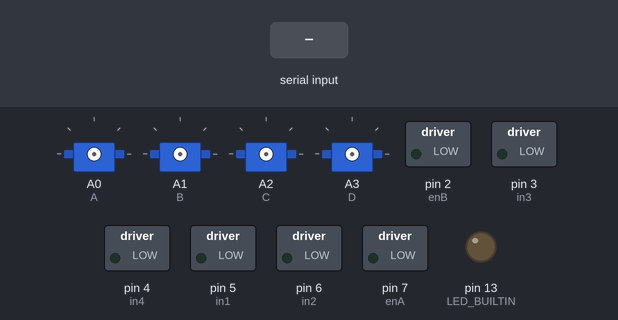
Recording of a sketch running on a simulated Arduino Uno, built with avr-gcc and run on an emulated ATmega328P. Parts: 4 × servo, switched loads named in the sketch (green lamp = pin HIGH), output pins drawn as LEDs (lit = HIGH). The inputs (shaded band) are chosen by the test bench.

Above: at 1.2 s.
1.3 s: "90,45,200,10,150,30\n" received over Serial
At 4.1 s:
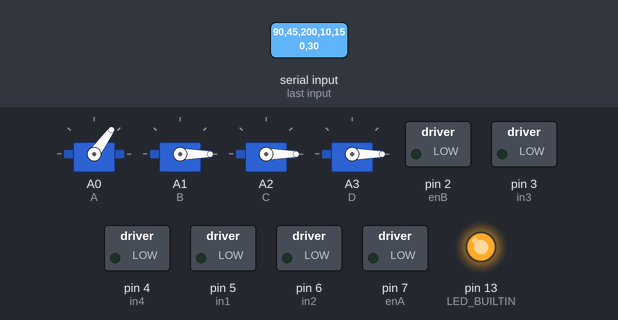
4.3 s: "true" received over Serial
At 5.4 s:
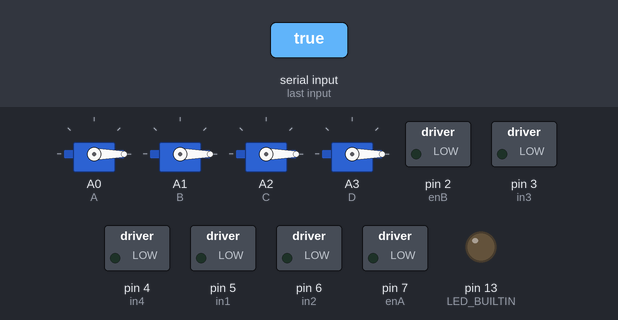
7.3 s: "30,150,10,200,45,90\n" received over Serial
At 7.7 s:
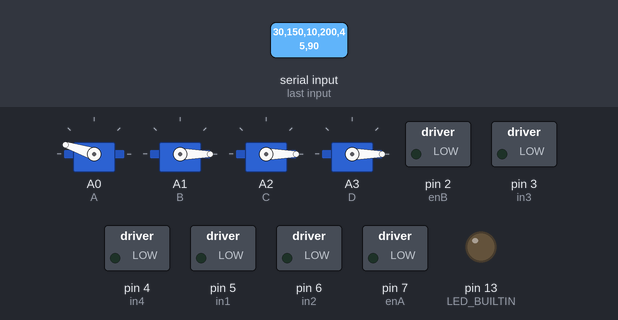
10.3 s: "," received over Serial
At 13.7 s:
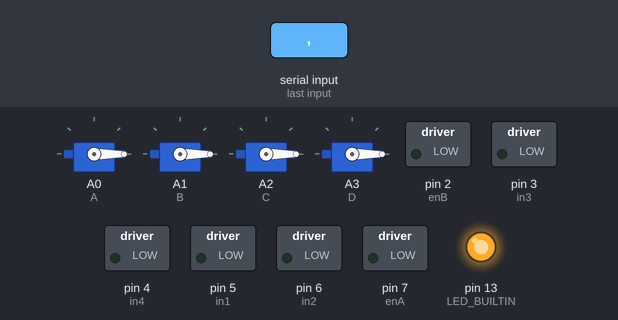
Timing chart, 0 to 14.3 s (numbered marks = the images above; inputs shaded):
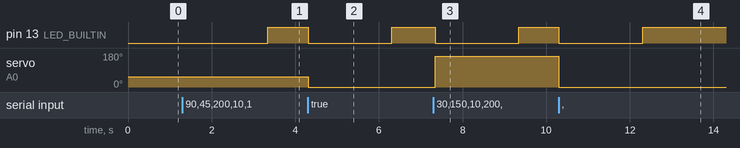

The sketch:

arm_vehicle.ino
```cpp
#include <Servo.h>

const int in1 = 5;
const int in2 = 6;
const int in3 = 3;
const int in4 = 4;
const int enA = 7;
const int enB = 2;
int mSpeedL, mSpeedR;
String dataIn;
unsigned long int jarak = 0;
bool state = true;

Servo A,B,C,D;

void setup() {
  // put your setup code here, to run once:
  pinMode(in1, OUTPUT);
  pinMode(in2, OUTPUT);
  pinMode(in3, OUTPUT);
  pinMode(in4, OUTPUT);
  pinMode(enA, OUTPUT);
  pinMode(enB, OUTPUT);

  Serial.begin(9600);
  //Serial3.begin(9600);

  analogWrite(enA, mSpeedL);
  analogWrite(enB, mSpeedR);

  pinMode(LED_BUILTIN, OUTPUT);
}

void loop() {
  // ambil data
  while(Serial.available()>0) {
    delay(2);
    char s = Serial.read();
    if (s == 'X') break;
    if (s != "") dataIn += s;
  }
  if(dataIn.length() > 0) {
    //Serial.println(dataIn);
    parseString(dataIn);
    dataIn = "";
    jarak = millis();
  }
  // akhir dari ambil data
  if((millis() - jarak) > 2000 && state == true) {
    A.detach();
    B.detach();
    C.detach();
    D.detach();
    digitalWrite(LED_BUILTIN, HIGH);
    state = false;
  }
}

void parseString(String data) {
  int index = 0;
  String value[11];
  for(char s : data) {
    if(s == ',') {
      index++;
    } else {
      value[index] += s;
    }
  }
  proses(value);
}

int tempA, tempB, tempC, tempD;
void proses(String data[]) {
  // kondisi roda
 digitalWrite(in1, (data[1] == "true" || data[4] == "true"));
 digitalWrite(in2, (data[2] == "true" || data[3] == "true"));
 digitalWrite(in3, (data[1] == "true" || data[2] == "true"));
 digitalWrite(in4, (data[3] == "true" || data[4] == "true"));
 // ambil nilai servo
 int valA, valB, valC, valD;
 valA = map(data[5].toInt(),0,100,0,180);
 valB = map(data[6].toInt(),0,100,0,180);
 valC = map(data[7].toInt(),0,100,0,180);
 valD = map(data[8].toInt(),0,100,0,180);

 if(tempA != valA || tempB != valB || tempC != valC || tempD != valD) {
  A.attach(A0);
  B.attach(A1);
  C.attach(A2);
  D.attach(A3);

  A.write(valA);
  B.write(valB);
  C.write(valC);
  D.write(valD);

  tempA = valA;
  tempB = valB;
  tempC = valC;
  tempD = valD;

  jarak = millis();
  state = true;
 digitalWrite(LED_BUILTIN, LOW);
 }

 // ambil nilai kecepatan motor
 mSpeedL = (map(data[9].toInt(),0,100,0,255));
 mSpeedR = (map(data[10].toInt(),0,100,0,255));
 analogWrite(enA, mSpeedL);
 analogWrite(enB, mSpeedR);
}
```

Measured:
- after the input at 1.3 s, pin 13 (LED_BUILTIN): LOW → HIGH after 2.0 s instead of 0.70 s
- after the input at 4.3 s, pin 13 (LED_BUILTIN): HIGH → LOW at once, → HIGH 2.0 s later; servo on A0 (A): 54° → 0° at once
- after the input at 7.3 s, pin 13 (LED_BUILTIN): HIGH → LOW at once, → HIGH 2.0 s later; servo on A0 (A): 0° → 162° at once
- after the input at 10.3 s, pin 13 (LED_BUILTIN): HIGH → LOW at once, → HIGH 2.0 s later; servo on A0 (A): 162° → 0° at once
